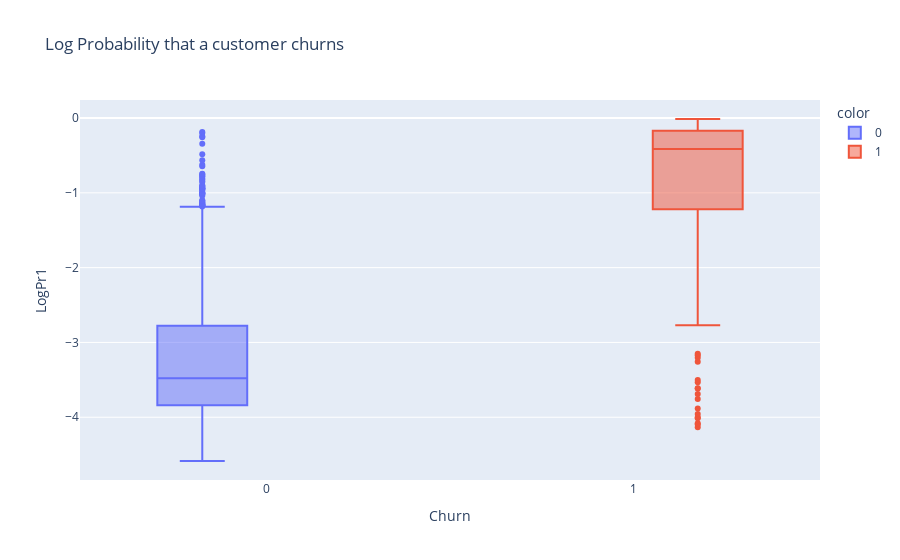

Here is the notebook cell this chart was saved with:
### Markdown cell above
When we plot the predictions, we get a lot of predicted probabilities really close to zero from the Churn==0 class. We can also plot the log probabilities to better visualize the distribution. 

We can also see here that in general, the model is more likely to predict a false negative (predict a low probability when Churn is 1) than a false positive (predict a high probability when Churn is 0).

### Code cell
fig1 = px.box(log_predictions,  x=y_test, y="LogPr1", color=y_test, title="Log Probability that a customer churns", labels={
                     "x": "Churn"})
fig1.show()

### Figure 1 — Plotly figure (JSON) as saved in the notebook; plotly's stock layout.template omitted (floating-point values rounded to 4 significant figures; data arrays with more than 128 entries replaced by an {"elided": "..."} marker saying what was removed)
{"data": [{"alignmentgroup": "True", "hovertemplate": "color=0<br>Churn=%{x}<br>LogPr1=%{y}<extra></extra>", "legendgroup": "0", "marker": {"color": "#636efa"}, "name": "0", "notched": false, "offsetgroup": "0", "orientation": "v", "showlegend": true, "type": "box", "x": {"elided": "855 int values"}, "x0": " ", "xaxis": "x", "y": {"elided": "855 float values"}, "y0": " ", "yaxis": "y"}, {"alignmentgroup": "True", "hovertemplate": "color=1<br>Churn=%{x}<br>LogPr1=%{y}<extra></extra>", "legendgroup": "1", "marker": {"color": "#EF553B"}, "name": "1", "notched": false, "offsetgroup": "1", "orientation": "v", "showlegend": true, "type": "box", "x": {"elided": "145 int values"}, "x0": " ", "xaxis": "x", "y": {"elided": "145 float values"}, "y0": " ", "yaxis": "y"}], "layout": {"boxmode": "group", "legend": {"title": {"text": "color"}, "tracegroupgap": 0}, "title": {"text": "Log Probability that a customer churns"}, "xaxis": {"anchor": "y", "domain": [0, 1], "title": {"text": "Churn"}}, "yaxis": {"anchor": "x", "domain": [0, 1], "title": {"text": "LogPr1"}}}}
